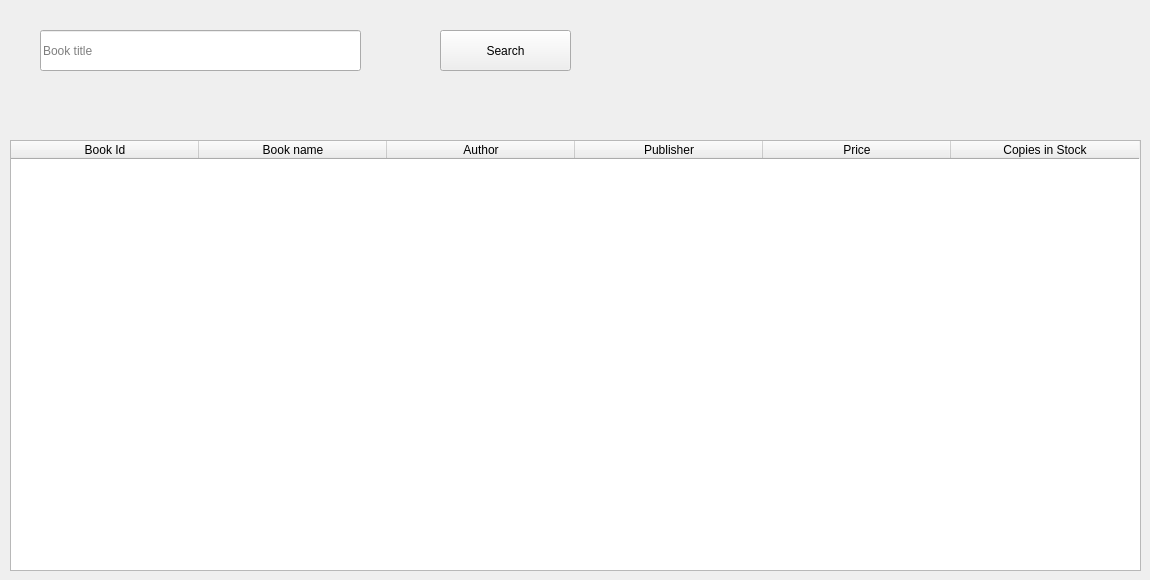
      <widget class="QWidget" name="ViewBookTab">
       <attribute name="title">
        <string>View Stock</string>
       </attribute>
       <widget class="QLineEdit" name="BookNameField">
        <property name="geometry">
         <rect>
          <x>40</x>
          <y>30</y>
          <width>321</width>
          <height>41</height>
         </rect>
        </property>
        <property name="placeholderText">
         <string>Book title</string>
        </property>
       </widget>
       <widget class="QTableWidget" name="BookstableWidget">
        <property name="geometry">
         <rect>
          <x>10</x>
          <y>140</y>
          <width>1131</width>
          <height>431</height>
         </rect>
        </property>
        <property name="autoFillBackground">
         <bool>false</bool>
        </property>
        <attribute name="horizontalHeaderDefaultSectionSize">
         <number>188</number>
        </attribute>
        <column>
         <property name="text">
          <string>Book Id</string>
         </property>
        </column>
        <column>
         <property name="text">
          <string>Book name</string>
         </property>
        </column>
        <column>
         <property name="text">
          <string>Author</string>
         </property>
        </column>
        <column>
         <property name="text">
          <string>Publisher</string>
         </property>
        </column>
        <column>
         <property name="text">
          <string>Price</string>
         </property>
        </column>
        <column>
         <property name="text">
          <string>Copies in Stock</string>
         </property>
        </column>
       </widget>
       <widget class="QPushButton" name="pushButton_2">
        <property name="geometry">
         <rect>
          <x>440</x>
          <y>30</y>
          <width>131</width>
          <height>41</height>
         </rect>
        </property>
        <property name="text">
         <string>Search</string>
        </property>
       </widget>
      </widget>
